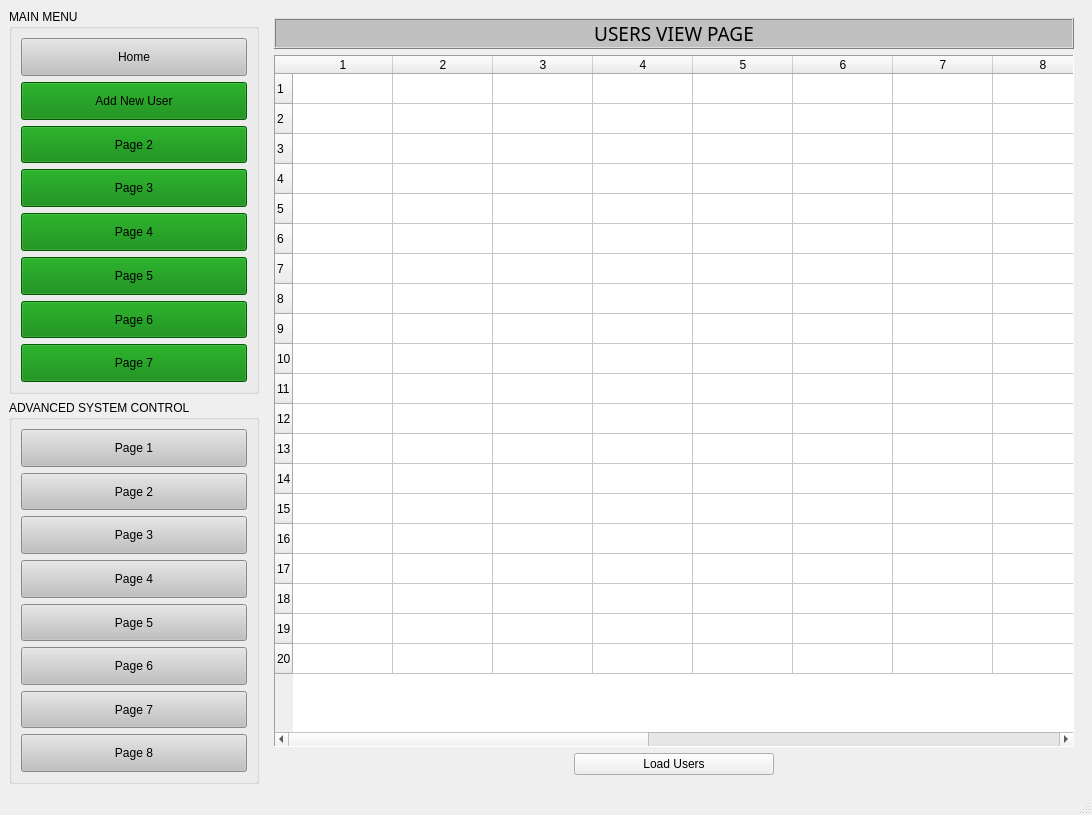
<?xml version="1.0" encoding="UTF-8"?>
<ui version="4.0">
 <class>systemDeveloper</class>
 <widget class="QMainWindow" name="systemDeveloper">
  <property name="geometry">
   <rect>
    <x>0</x>
    <y>0</y>
    <width>1092</width>
    <height>815</height>
   </rect>
  </property>
  <property name="windowTitle">
   <string>MainWindow</string>
  </property>
  <widget class="QWidget" name="centralwidget">
   <layout class="QGridLayout" name="gridLayout_2">
    <item row="0" column="0">
     <layout class="QVBoxLayout" name="verticalLayout">
      <item>
       <widget class="QGroupBox" name="groupBox_2">
        <property name="minimumSize">
         <size>
          <width>250</width>
          <height>0</height>
         </size>
        </property>
        <property name="maximumSize">
         <size>
          <width>250</width>
          <height>16777215</height>
         </size>
        </property>
        <property name="title">
         <string>MAIN MENU</string>
        </property>
        <layout class="QVBoxLayout" name="verticalLayout_2">
         <item>
          <widget class="QPushButton" name="pushButton_2">
           <property name="sizePolicy">
            <sizepolicy hsizetype="Minimum" vsizetype="Preferred">
             <horstretch>0</horstretch>
             <verstretch>0</verstretch>
            </sizepolicy>
           </property>
           <property name="styleSheet">
            <string notr="true">background-color: silver;
border-color: black;</string>
           </property>
           <property name="text">
            <string>Home</string>
           </property>
          </widget>
         </item>
         <item>
          <widget class="QPushButton" name="pushButton_3">
           <property name="sizePolicy">
            <sizepolicy hsizetype="Minimum" vsizetype="Preferred">
             <horstretch>0</horstretch>
             <verstretch>0</verstretch>
            </sizepolicy>
           </property>
           <property name="styleSheet">
            <string notr="true">background-color: green;
border-color: black;</string>
           </property>
           <property name="text">
            <string>Add New User</string>
           </property>
          </widget>
         </item>
         <item>
          <widget class="QPushButton" name="pushButton_8">
           <property name="sizePolicy">
            <sizepolicy hsizetype="Minimum" vsizetype="Preferred">
             <horstretch>0</horstretch>
             <verstretch>0</verstretch>
            </sizepolicy>
           </property>
           <property name="styleSheet">
            <string notr="true">background-color: green;
border-color: black;</string>
           </property>
           <property name="text">
            <string>Page 2</string>
           </property>
          </widget>
         </item>
         <item>
          <widget class="QPushButton" name="pushButton_4">
           <property name="sizePolicy">
            <sizepolicy hsizetype="Minimum" vsizetype="Preferred">
             <horstretch>0</horstretch>
             <verstretch>0</verstretch>
            </sizepolicy>
           </property>
           <property name="styleSheet">
            <string notr="true">background-color: green;
border-color: black;</string>
           </property>
           <property name="text">
            <string>Page 3</string>
           </property>
          </widget>
         </item>
         <item>
          <widget class="QPushButton" name="pushButton_5">
           <property name="sizePolicy">
            <sizepolicy hsizetype="Minimum" vsizetype="Preferred">
             <horstretch>0</horstretch>
             <verstretch>0</verstretch>
            </sizepolicy>
           </property>
           <property name="styleSheet">
            <string notr="true">background-color: green;
border-color: black;</string>
           </property>
           <property name="text">
            <string>Page 4</string>
           </property>
          </widget>
         </item>
         <item>
          <widget class="QPushButton" name="pushButton_6">
           <property name="sizePolicy">
            <sizepolicy hsizetype="Minimum" vsizetype="Preferred">
             <horstretch>0</horstretch>
             <verstretch>0</verstretch>
            </sizepolicy>
           </property>
           <property name="styleSheet">
            <string notr="true">background-color: green;
border-color: black;</string>
           </property>
           <property name="text">
            <string>Page 5</string>
           </property>
          </widget>
         </item>
         <item>
          <widget class="QPushButton" name="pushButton_7">
           <property name="sizePolicy">
            <sizepolicy hsizetype="Minimum" vsizetype="Preferred">
             <horstretch>0</horstretch>
             <verstretch>0</verstretch>
            </sizepolicy>
           </property>
           <property name="styleSheet">
            <string notr="true">background-color: green;
border-color: black;</string>
           </property>
           <property name="text">
            <string>Page 6</string>
           </property>
          </widget>
         </item>
         <item>
          <widget class="QPushButton" name="pushButton">
           <property name="sizePolicy">
            <sizepolicy hsizetype="Minimum" vsizetype="Preferred">
             <horstretch>0</horstretch>
             <verstretch>0</verstretch>
            </sizepolicy>
           </property>
           <property name="styleSheet">
            <string notr="true">background-color: green;
border-color: black;</string>
           </property>
           <property name="text">
            <string>Page 7</string>
           </property>
          </widget>
         </item>
        </layout>
       </widget>
      </item>
      <item>
       <widget class="QGroupBox" name="groupBox">
        <property name="minimumSize">
         <size>
          <width>250</width>
          <height>0</height>
         </size>
        </property>
        <property name="maximumSize">
         <size>
          <width>250</width>
          <height>16777215</height>
         </size>
        </property>
        <property name="title">
         <string>ADVANCED SYSTEM CONTROL</string>
        </property>
        <layout class="QVBoxLayout" name="verticalLayout_3">
         <item>
          <widget class="QPushButton" name="pushButton_10">
           <property name="sizePolicy">
            <sizepolicy hsizetype="Minimum" vsizetype="Preferred">
             <horstretch>0</horstretch>
             <verstretch>0</verstretch>
            </sizepolicy>
           </property>
           <property name="styleSheet">
            <string notr="true">background-color: silver;
border-color: black;</string>
           </property>
           <property name="text">
            <string>Page 1</string>
           </property>
          </widget>
         </item>
         <item>
          <widget class="QPushButton" name="pushButton_13">
           <property name="sizePolicy">
            <sizepolicy hsizetype="Minimum" vsizetype="Preferred">
             <horstretch>0</horstretch>
             <verstretch>0</verstretch>
            </sizepolicy>
           </property>
           <property name="styleSheet">
            <string notr="true">background-color: silver;
border-color: black;</string>
           </property>
           <property name="text">
            <string>Page 2</string>
           </property>
          </widget>
         </item>
         <item>
          <widget class="QPushButton" name="pushButton_15">
           <property name="sizePolicy">
            <sizepolicy hsizetype="Minimum" vsizetype="Preferred">
             <horstretch>0</horstretch>
             <verstretch>0</verstretch>
            </sizepolicy>
           </property>
           <property name="styleSheet">
            <string notr="true">background-color: silver;
border-color: black;</string>
           </property>
           <property name="text">
            <string>Page 3</string>
           </property>
          </widget>
         </item>
         <item>
          <widget class="QPushButton" name="pushButton_16">
           <property name="sizePolicy">
            <sizepolicy hsizetype="Minimum" vsizetype="Preferred">
             <horstretch>0</horstretch>
             <verstretch>0</verstretch>
            </sizepolicy>
           </property>
           <property name="styleSheet">
            <string notr="true">background-color: silver;
border-color: black;</string>
           </property>
           <property name="text">
            <string>Page 4</string>
           </property>
          </widget>
         </item>
         <item>
          <widget class="QPushButton" name="pushButton_12">
           <property name="sizePolicy">
            <sizepolicy hsizetype="Minimum" vsizetype="Preferred">
             <horstretch>0</horstretch>
             <verstretch>0</verstretch>
            </sizepolicy>
           </property>
           <property name="styleSheet">
            <string notr="true">background-color: silver;
border-color: black;</string>
           </property>
           <property name="text">
            <string>Page 5</string>
           </property>
          </widget>
         </item>
         <item>
          <widget class="QPushButton" name="pushButton_14">
           <property name="sizePolicy">
            <sizepolicy hsizetype="Minimum" vsizetype="Preferred">
             <horstretch>0</horstretch>
             <verstretch>0</verstretch>
            </sizepolicy>
           </property>
           <property name="styleSheet">
            <string notr="true">background-color: silver;
border-color: black;</string>
           </property>
           <property name="text">
            <string>Page 6</string>
           </property>
          </widget>
         </item>
         <item>
          <widget class="QPushButton" name="pushButton_11">
           <property name="sizePolicy">
            <sizepolicy hsizetype="Minimum" vsizetype="Preferred">
             <horstretch>0</horstretch>
             <verstretch>0</verstretch>
            </sizepolicy>
           </property>
           <property name="styleSheet">
            <string notr="true">background-color: silver;
border-color: black;</string>
           </property>
           <property name="text">
            <string>Page 7</string>
           </property>
          </widget>
         </item>
         <item>
          <widget class="QPushButton" name="pushButton_9">
           <property name="sizePolicy">
            <sizepolicy hsizetype="Minimum" vsizetype="Preferred">
             <horstretch>0</horstretch>
             <verstretch>0</verstretch>
            </sizepolicy>
           </property>
           <property name="styleSheet">
            <string notr="true">background-color: silver;
border-color: black;</string>
           </property>
           <property name="text">
            <string>Page 8</string>
           </property>
          </widget>
         </item>
        </layout>
       </widget>
      </item>
     </layout>
    </item>
    <item row="0" column="1">
     <layout class="QGridLayout" name="gridLayout">
      <item row="0" column="0">
       <widget class="QStackedWidget" name="stackedWidget">
        <property name="currentIndex">
         <number>2</number>
        </property>
        <widget class="QWidget" name="page">
         <widget class="QLabel" name="label">
          <property name="geometry">
           <rect>
            <x>100</x>
            <y>10</y>
            <width>381</width>
            <height>51</height>
           </rect>
          </property>
          <property name="font">
           <font>
            <family>Source Code Pro</family>
            <pointsize>14</pointsize>
           </font>
          </property>
          <property name="styleSheet">
           <string notr="true">background-color:silver;</string>
          </property>
          <property name="frameShape">
           <enum>QFrame::Box</enum>
          </property>
          <property name="frameShadow">
           <enum>QFrame::Raised</enum>
          </property>
          <property name="text">
           <string>MAIN MENU PAGE HOME PAGE</string>
          </property>
          <property name="alignment">
           <set>Qt::AlignCenter</set>
          </property>
         </widget>
         <widget class="QPushButton" name="pushButton_17">
          <property name="geometry">
           <rect>
            <x>70</x>
            <y>90</y>
            <width>141</width>
            <height>41</height>
           </rect>
          </property>
          <property name="styleSheet">
           <string notr="true">background-color: white;
color:black;</string>
          </property>
          <property name="text">
           <string>LogOut</string>
          </property>
         </widget>
        </widget>
        <widget class="QWidget" name="page_2">
         <widget class="QLabel" name="label_2">
          <property name="geometry">
           <rect>
            <x>280</x>
            <y>10</y>
            <width>251</width>
            <height>31</height>
           </rect>
          </property>
          <property name="font">
           <font>
            <family>Source Code Pro</family>
            <pointsize>14</pointsize>
           </font>
          </property>
          <property name="styleSheet">
           <string notr="true">background-color:silver;</string>
          </property>
          <property name="frameShape">
           <enum>QFrame::Box</enum>
          </property>
          <property name="frameShadow">
           <enum>QFrame::Raised</enum>
          </property>
          <property name="text">
           <string>ADD NEW USER</string>
          </property>
          <property name="alignment">
           <set>Qt::AlignCenter</set>
          </property>
         </widget>
         <widget class="QGroupBox" name="groupBox_3">
          <property name="geometry">
           <rect>
            <x>30</x>
            <y>40</y>
            <width>651</width>
            <height>701</height>
           </rect>
          </property>
          <property name="autoFillBackground">
           <bool>true</bool>
          </property>
          <property name="title">
           <string>NEW USER REGISTRATION</string>
          </property>
          <widget class="QLabel" name="label_9">
           <property name="geometry">
            <rect>
             <x>20</x>
             <y>380</y>
             <width>201</width>
             <height>31</height>
            </rect>
           </property>
           <property name="styleSheet">
            <string notr="true">background-color:silver;border:2px solid grey;</string>
           </property>
           <property name="frameShape">
            <enum>QFrame::Box</enum>
           </property>
           <property name="frameShadow">
            <enum>QFrame::Raised</enum>
           </property>
           <property name="text">
            <string>Employment Identification Number</string>
           </property>
          </widget>
          <widget class="QLineEdit" name="lineEditEmployeeIdentificationNumber">
           <property name="geometry">
            <rect>
             <x>250</x>
             <y>380</y>
             <width>321</width>
             <height>31</height>
            </rect>
           </property>
           <property name="styleSheet">
            <string notr="true">border:2px solid grey;</string>
           </property>
          </widget>
          <widget class="QLineEdit" name="lineEditPassword">
           <property name="geometry">
            <rect>
             <x>250</x>
             <y>540</y>
             <width>321</width>
             <height>31</height>
            </rect>
           </property>
           <property name="styleSheet">
            <string notr="true">border:2px solid grey;</string>
           </property>
          </widget>
          <widget class="QLineEdit" name="lineEditNextofKinNames">
           <property name="geometry">
            <rect>
             <x>250</x>
             <y>300</y>
             <width>321</width>
             <height>31</height>
            </rect>
           </property>
           <property name="styleSheet">
            <string notr="true">border:2px solid grey;</string>
           </property>
          </widget>
          <widget class="QLineEdit" name="lineEditOtherNames">
           <property name="geometry">
            <rect>
             <x>250</x>
             <y>140</y>
             <width>321</width>
             <height>31</height>
            </rect>
           </property>
           <property name="styleSheet">
            <string notr="true">border:2px solid grey;</string>
           </property>
          </widget>
          <widget class="QPushButton" name="pushButtonRegisterEmployee">
           <property name="geometry">
            <rect>
             <x>60</x>
             <y>630</y>
             <width>141</width>
             <height>31</height>
            </rect>
           </property>
           <property name="styleSheet">
            <string notr="true">background-color:green;</string>
           </property>
           <property name="text">
            <string>Save</string>
           </property>
          </widget>
          <widget class="QLabel" name="label_5">
           <property name="geometry">
            <rect>
             <x>20</x>
             <y>20</y>
             <width>201</width>
             <height>31</height>
            </rect>
           </property>
           <property name="styleSheet">
            <string notr="true">background-color:silver;border:2px solid grey;</string>
           </property>
           <property name="frameShape">
            <enum>QFrame::Box</enum>
           </property>
           <property name="frameShadow">
            <enum>QFrame::Raised</enum>
           </property>
           <property name="text">
            <string>National Identification Number</string>
           </property>
          </widget>
          <widget class="QLineEdit" name="lineEditNextofKinPhone">
           <property name="geometry">
            <rect>
             <x>250</x>
             <y>340</y>
             <width>321</width>
             <height>31</height>
            </rect>
           </property>
           <property name="styleSheet">
            <string notr="true">border:2px solid grey;</string>
           </property>
          </widget>
          <widget class="QLabel" name="label_12">
           <property name="geometry">
            <rect>
             <x>20</x>
             <y>60</y>
             <width>201</width>
             <height>31</height>
            </rect>
           </property>
           <property name="styleSheet">
            <string notr="true">background-color:silver;border:2px solid grey;</string>
           </property>
           <property name="frameShape">
            <enum>QFrame::Box</enum>
           </property>
           <property name="frameShadow">
            <enum>QFrame::Raised</enum>
           </property>
           <property name="text">
            <string>National Identification Image</string>
           </property>
          </widget>
          <widget class="QComboBox" name="comboBoxGender">
           <property name="geometry">
            <rect>
             <x>250</x>
             <y>220</y>
             <width>321</width>
             <height>31</height>
            </rect>
           </property>
           <property name="styleSheet">
            <string notr="true">border:2px solid grey;</string>
           </property>
           <item>
            <property name="text">
             <string>Male</string>
            </property>
           </item>
           <item>
            <property name="text">
             <string>Female</string>
            </property>
           </item>
           <item>
            <property name="text">
             <string>Other</string>
            </property>
           </item>
          </widget>
          <widget class="QLabel" name="label_14">
           <property name="geometry">
            <rect>
             <x>20</x>
             <y>500</y>
             <width>201</width>
             <height>31</height>
            </rect>
           </property>
           <property name="styleSheet">
            <string notr="true">background-color:silver;border:2px solid grey;</string>
           </property>
           <property name="frameShape">
            <enum>QFrame::Box</enum>
           </property>
           <property name="frameShadow">
            <enum>QFrame::Raised</enum>
           </property>
           <property name="text">
            <string>Username</string>
           </property>
          </widget>
          <widget class="QLineEdit" name="lineEditSalary">
           <property name="geometry">
            <rect>
             <x>250</x>
             <y>460</y>
             <width>321</width>
             <height>31</height>
            </rect>
           </property>
           <property name="styleSheet">
            <string notr="true">border:2px solid grey;</string>
           </property>
          </widget>
          <widget class="QLineEdit" name="lineEditPhoneNumber">
           <property name="geometry">
            <rect>
             <x>250</x>
             <y>180</y>
             <width>321</width>
             <height>31</height>
            </rect>
           </property>
           <property name="styleSheet">
            <string notr="true">border:2px solid grey;</string>
           </property>
          </widget>
          <widget class="QLabel" name="label_17">
           <property name="geometry">
            <rect>
             <x>20</x>
             <y>540</y>
             <width>201</width>
             <height>31</height>
            </rect>
           </property>
           <property name="styleSheet">
            <string notr="true">background-color:silver;border:2px solid grey;</string>
           </property>
           <property name="frameShape">
            <enum>QFrame::Box</enum>
           </property>
           <property name="frameShadow">
            <enum>QFrame::Raised</enum>
           </property>
           <property name="text">
            <string>Password</string>
           </property>
          </widget>
          <widget class="QLineEdit" name="lineEditUsername">
           <property name="geometry">
            <rect>
             <x>250</x>
             <y>500</y>
             <width>321</width>
             <height>31</height>
            </rect>
           </property>
           <property name="styleSheet">
            <string notr="true">border:2px solid grey;</string>
           </property>
          </widget>
          <widget class="QLabel" name="label_8">
           <property name="geometry">
            <rect>
             <x>20</x>
             <y>140</y>
             <width>201</width>
             <height>31</height>
            </rect>
           </property>
           <property name="styleSheet">
            <string notr="true">background-color:silver;border:2px solid grey;</string>
           </property>
           <property name="frameShape">
            <enum>QFrame::Box</enum>
           </property>
           <property name="frameShadow">
            <enum>QFrame::Raised</enum>
           </property>
           <property name="text">
            <string>Other Names</string>
           </property>
          </widget>
          <widget class="QLineEdit" name="lineEditNationalIdentificaitonImage">
           <property name="geometry">
            <rect>
             <x>250</x>
             <y>60</y>
             <width>321</width>
             <height>31</height>
            </rect>
           </property>
           <property name="styleSheet">
            <string notr="true">border:2px solid grey;</string>
           </property>
          </widget>
          <widget class="QLabel" name="label_15">
           <property name="geometry">
            <rect>
             <x>20</x>
             <y>420</y>
             <width>201</width>
             <height>31</height>
            </rect>
           </property>
           <property name="styleSheet">
            <string notr="true">background-color:silver;border:2px solid grey;</string>
           </property>
           <property name="frameShape">
            <enum>QFrame::Box</enum>
           </property>
           <property name="frameShadow">
            <enum>QFrame::Raised</enum>
           </property>
           <property name="text">
            <string>Empoyee type</string>
           </property>
          </widget>
          <widget class="QLabel" name="label_18">
           <property name="geometry">
            <rect>
             <x>20</x>
             <y>580</y>
             <width>201</width>
             <height>31</height>
            </rect>
           </property>
           <property name="styleSheet">
            <string notr="true">background-color:silver;border:2px solid grey;</string>
           </property>
           <property name="frameShape">
            <enum>QFrame::Box</enum>
           </property>
           <property name="frameShadow">
            <enum>QFrame::Raised</enum>
           </property>
           <property name="text">
            <string>confirm Password</string>
           </property>
          </widget>
          <widget class="QLineEdit" name="lineEditPasswordConfirm">
           <property name="geometry">
            <rect>
             <x>250</x>
             <y>580</y>
             <width>321</width>
             <height>31</height>
            </rect>
           </property>
           <property name="styleSheet">
            <string notr="true">border:2px solid grey;</string>
           </property>
          </widget>
          <widget class="QLineEdit" name="lineEditNationalIdentification">
           <property name="geometry">
            <rect>
             <x>250</x>
             <y>20</y>
             <width>321</width>
             <height>31</height>
            </rect>
           </property>
           <property name="styleSheet">
            <string notr="true">border:2px solid grey;</string>
           </property>
          </widget>
          <widget class="QComboBox" name="comboBoxEmployeeType">
           <property name="geometry">
            <rect>
             <x>250</x>
             <y>420</y>
             <width>321</width>
             <height>31</height>
            </rect>
           </property>
           <property name="styleSheet">
            <string notr="true">border:2px solid grey;</string>
           </property>
           <item>
            <property name="text">
             <string>System Developer</string>
            </property>
           </item>
           <item>
            <property name="text">
             <string>System Administrator</string>
            </property>
           </item>
           <item>
            <property name="text">
             <string>Sales Supervisor</string>
            </property>
           </item>
           <item>
            <property name="text">
             <string>Sales Regular</string>
            </property>
           </item>
          </widget>
          <widget class="QLabel" name="label_16">
           <property name="geometry">
            <rect>
             <x>20</x>
             <y>460</y>
             <width>201</width>
             <height>31</height>
            </rect>
           </property>
           <property name="styleSheet">
            <string notr="true">background-color:silver;border:2px solid grey;</string>
           </property>
           <property name="frameShape">
            <enum>QFrame::Box</enum>
           </property>
           <property name="frameShadow">
            <enum>QFrame::Raised</enum>
           </property>
           <property name="text">
            <string>Salary</string>
           </property>
          </widget>
          <widget class="QLabel" name="label_7">
           <property name="geometry">
            <rect>
             <x>20</x>
             <y>100</y>
             <width>201</width>
             <height>31</height>
            </rect>
           </property>
           <property name="styleSheet">
            <string notr="true">background-color:silver;border:2px solid grey;</string>
           </property>
           <property name="frameShape">
            <enum>QFrame::Box</enum>
           </property>
           <property name="frameShadow">
            <enum>QFrame::Raised</enum>
           </property>
           <property name="text">
            <string>Surname</string>
           </property>
          </widget>
          <widget class="QPushButton" name="pushButton_19">
           <property name="geometry">
            <rect>
             <x>360</x>
             <y>630</y>
             <width>141</width>
             <height>31</height>
            </rect>
           </property>
           <property name="styleSheet">
            <string notr="true">background-color:red;</string>
           </property>
           <property name="text">
            <string>Cancel</string>
           </property>
          </widget>
          <widget class="QLineEdit" name="lineEditSurname">
           <property name="geometry">
            <rect>
             <x>250</x>
             <y>100</y>
             <width>321</width>
             <height>31</height>
            </rect>
           </property>
           <property name="styleSheet">
            <string notr="true">border:2px solid grey;</string>
           </property>
          </widget>
          <widget class="QLabel" name="label_11">
           <property name="geometry">
            <rect>
             <x>20</x>
             <y>260</y>
             <width>201</width>
             <height>31</height>
            </rect>
           </property>
           <property name="styleSheet">
            <string notr="true">background-color:silver;border:2px solid grey;</string>
           </property>
           <property name="frameShape">
            <enum>QFrame::Box</enum>
           </property>
           <property name="frameShadow">
            <enum>QFrame::Raised</enum>
           </property>
           <property name="text">
            <string>Passport Photo Image</string>
           </property>
          </widget>
          <widget class="QLabel" name="label_13">
           <property name="geometry">
            <rect>
             <x>20</x>
             <y>300</y>
             <width>201</width>
             <height>31</height>
            </rect>
           </property>
           <property name="styleSheet">
            <string notr="true">background-color:silver;border:2px solid grey;</string>
           </property>
           <property name="frameShape">
            <enum>QFrame::Box</enum>
           </property>
           <property name="frameShadow">
            <enum>QFrame::Raised</enum>
           </property>
           <property name="text">
            <string>Next of Kin Names</string>
           </property>
          </widget>
          <widget class="QLabel" name="label_6">
           <property name="geometry">
            <rect>
             <x>20</x>
             <y>180</y>
             <width>201</width>
             <height>31</height>
            </rect>
           </property>
           <property name="styleSheet">
            <string notr="true">background-color:silver;border:2px solid grey;</string>
           </property>
           <property name="frameShape">
            <enum>QFrame::Box</enum>
           </property>
           <property name="frameShadow">
            <enum>QFrame::Raised</enum>
           </property>
           <property name="text">
            <string>Phone Number</string>
           </property>
          </widget>
          <widget class="QLabel" name="label_10">
           <property name="geometry">
            <rect>
             <x>20</x>
             <y>220</y>
             <width>201</width>
             <height>31</height>
            </rect>
           </property>
           <property name="styleSheet">
            <string notr="true">background-color:silver;border:2px solid grey;</string>
           </property>
           <property name="frameShape">
            <enum>QFrame::Box</enum>
           </property>
           <property name="frameShadow">
            <enum>QFrame::Raised</enum>
           </property>
           <property name="text">
            <string>Gender</string>
           </property>
          </widget>
          <widget class="QLabel" name="label_4">
           <property name="geometry">
            <rect>
             <x>20</x>
             <y>340</y>
             <width>201</width>
             <height>31</height>
            </rect>
           </property>
           <property name="styleSheet">
            <string notr="true">background-color:silver;border:2px solid grey;</string>
           </property>
           <property name="frameShape">
            <enum>QFrame::Box</enum>
           </property>
           <property name="frameShadow">
            <enum>QFrame::Raised</enum>
           </property>
           <property name="text">
            <string>Next of Kin Phone Number</string>
           </property>
          </widget>
          <widget class="QLineEdit" name="lineEditPassportPhotoImage">
           <property name="geometry">
            <rect>
             <x>250</x>
             <y>260</y>
             <width>321</width>
             <height>31</height>
            </rect>
           </property>
           <property name="styleSheet">
            <string notr="true">border:2px solid grey;</string>
           </property>
          </widget>
         </widget>
        </widget>
        <widget class="QWidget" name="page_3">
         <layout class="QGridLayout" name="gridLayout_3">
          <item row="0" column="0">
           <layout class="QHBoxLayout" name="horizontalLayout">
            <item>
             <widget class="QLabel" name="label_3">
              <property name="font">
               <font>
                <family>Source Code Pro</family>
                <pointsize>14</pointsize>
               </font>
              </property>
              <property name="styleSheet">
               <string notr="true">background-color:silver;</string>
              </property>
              <property name="frameShape">
               <enum>QFrame::Box</enum>
              </property>
              <property name="frameShadow">
               <enum>QFrame::Raised</enum>
              </property>
              <property name="text">
               <string>USERS VIEW PAGE</string>
              </property>
              <property name="alignment">
               <set>Qt::AlignCenter</set>
              </property>
             </widget>
            </item>
           </layout>
          </item>
          <item row="1" column="0">
           <layout class="QHBoxLayout" name="horizontalLayout_2">
            <item>
             <widget class="QTableWidget" name="tableWidget">
              <property name="frameShape">
               <enum>QFrame::Panel</enum>
              </property>
              <property name="rowCount">
               <number>20</number>
              </property>
              <property name="columnCount">
               <number>15</number>
              </property>
              <row/>
              <row/>
              <row/>
              <row/>
              <row/>
              <row/>
              <row/>
              <row/>
              <row/>
              <row/>
              <row/>
              <row/>
              <row/>
              <row/>
              <row/>
              <row/>
              <row/>
              <row/>
              <row/>
              <row/>
              <column/>
              <column/>
              <column/>
              <column/>
              <column/>
              <column/>
              <column/>
              <column/>
              <column/>
              <column/>
              <column/>
              <column/>
              <column/>
              <column/>
              <column/>
             </widget>
            </item>
           </layout>
          </item>
          <item row="2" column="0">
           <layout class="QHBoxLayout" name="horizontalLayout_3">
            <item>
             <widget class="QPushButton" name="pushButtonLoadDatabase">
              <property name="minimumSize">
               <size>
                <width>200</width>
                <height>0</height>
               </size>
              </property>
              <property name="maximumSize">
               <size>
                <width>200</width>
                <height>16777215</height>
               </size>
              </property>
              <property name="text">
               <string>Load Users</string>
              </property>
             </widget>
            </item>
           </layout>
          </item>
         </layout>
        </widget>
       </widget>
      </item>
     </layout>
    </item>
   </layout>
  </widget>
  <widget class="QMenuBar" name="menubar">
   <property name="geometry">
    <rect>
     <x>0</x>
     <y>0</y>
     <width>1092</width>
     <height>19</height>
    </rect>
   </property>
  </widget>
  <widget class="QStatusBar" name="statusbar"/>
 </widget>
 <resources/>
 <connections/>
</ui>
